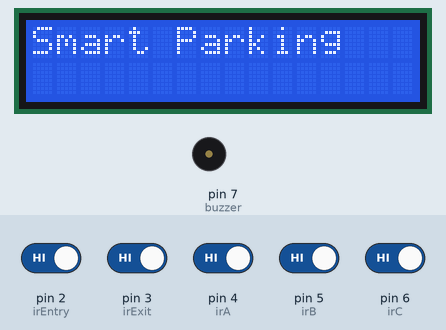
A sketch run on a simulated Arduino Uno, built with avr-gcc and run on an emulated ATmega328P. Shown: 16×2 character LCD, buzzer (waves = sounding, pin HIGH). Inputs (shaded band) come from the test bench; at power-on: pin 2 (irEntry), pin 3 (irExit), pin 4 (irA), pin 5 (irB), pin 6 (irC) HIGH.

Above: at 0.1 s.
3.3 s: pin 2 (irEntry) driven LOW
At 4.1 s:
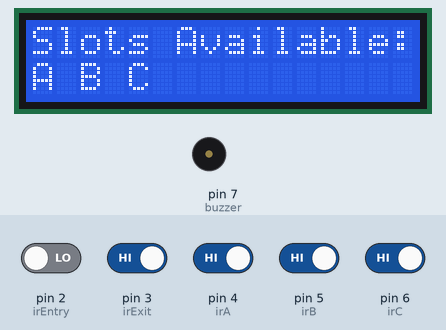
5.1 s: pin 3 (irExit) driven LOW
At 6.3 s:
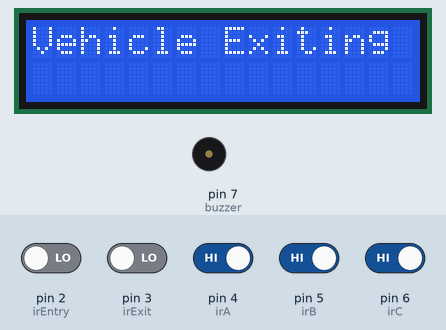
8.1 s: pin 4 (irA) driven LOW
At 9.1 s:
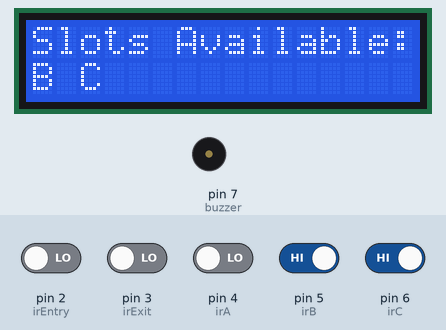
11.1 s: pin 5 (irB) driven LOW
At 13.8 s:
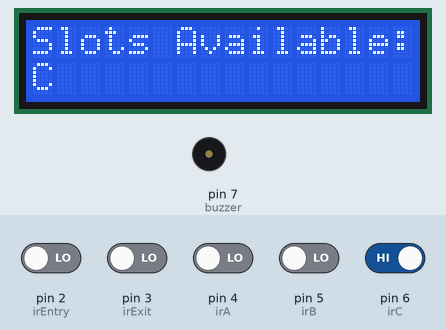
14.1 s: pin 3 (irExit) driven HIGH
15.6 s: pin 6 (irC) driven LOW
At 18.1 s:
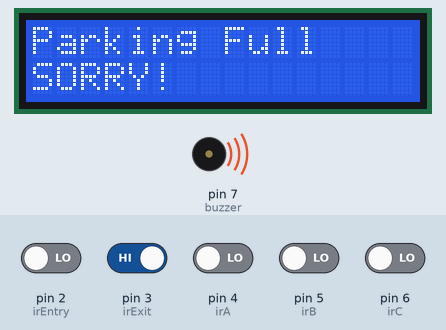
Timing chart, 0 to 19.6 s (numbered marks = the images above; inputs shaded):
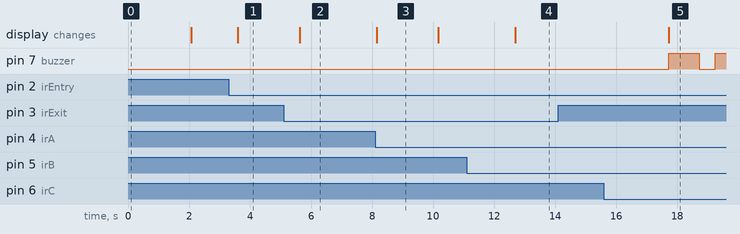

The sketch:

Smart_Parking_System.ino
```cpp
#include <LiquidCrystal_I2C.h>

LiquidCrystal_I2C lcd(0x27, 16, 2);

// IR sensor pins
int irEntry = 2;
int irExit = 3;
int irA = 4;
int irB = 5;
int irC = 6;

// Slot availability
bool slotA = true;
bool slotB = true;
bool slotC = true;

// Buzzer
int buzzer = 7;

void setup() {
  lcd.begin();
  lcd.backlight();

  pinMode(irEntry, INPUT);
  pinMode(irExit, INPUT);
  pinMode(irA, INPUT);
  pinMode(irB, INPUT);
  pinMode(irC, INPUT);
  pinMode(buzzer, OUTPUT);

  lcd.setCursor(0, 0);
  lcd.print("Smart Parking");
  delay(2000);
  lcd.clear();
}

void loop() {
  // Slot status update
  slotA = !digitalRead(irA);
  slotB = !digitalRead(irB);
  slotC = !digitalRead(irC);

  int available = 0;
  if (!slotA) available++;
  if (!slotB) available++;
  if (!slotC) available++;

  if (digitalRead(irEntry) == LOW) {
    if (available > 0) {
      lcd.clear();
      lcd.setCursor(0, 0);
      lcd.print("Slots Available:");
      lcd.setCursor(0, 1);
      if (!slotA) lcd.print("A ");
      if (!slotB) lcd.print("B ");
      if (!slotC) lcd.print("C ");
      delay(2000);
    } else {
      lcd.clear();
      lcd.setCursor(0, 0);
      lcd.print("Parking Full");
      lcd.setCursor(0, 1);
      lcd.print("SORRY!");
      digitalWrite(buzzer, HIGH);
      delay(1000);
      digitalWrite(buzzer, LOW);
    }
  }

  if (digitalRead(irExit) == LOW) {
    lcd.clear();
    lcd.setCursor(0, 0);
    lcd.print("Vehicle Exiting");
    delay(2000);
  }

  delay(500);
}
```

Measured:
- after the input at 3.3 s, the display: changes after 0.30 s (image 1)
- after the input at 5.1 s, the display: changes after 0.52 s (image 2)
- after the input at 8.1 s, the display: changes after 0.05 s (image 3)
- after the input at 11.1 s, the display: changes after 1.6 s (image 4)
- after the input at 14.1 s, every drawn part: stays the same
- after the input at 15.6 s, pin 7 (buzzer): LOW → HIGH after 2.1 s, → LOW 1.0 s later, → HIGH 0.52 s later; the display: changes after 2.1 s (image 5)
- what the display in image 3 shows lasts 2.1 s, from 8.1 s to 10.2 s
